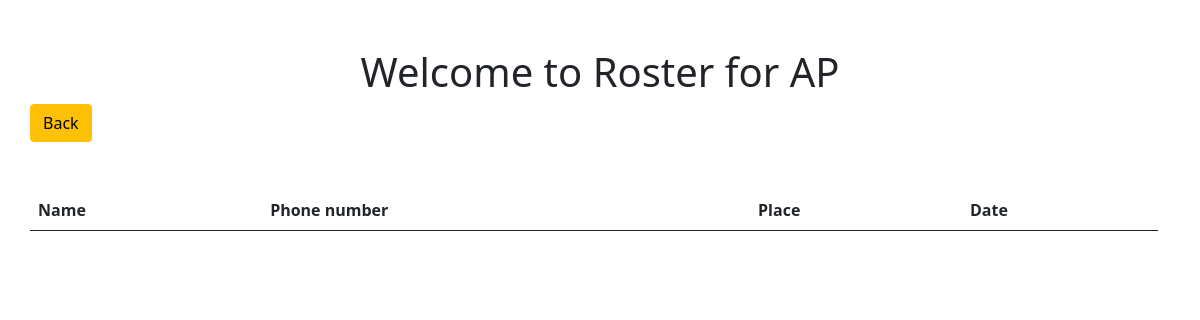
Before: /speakers/ with the older database file.
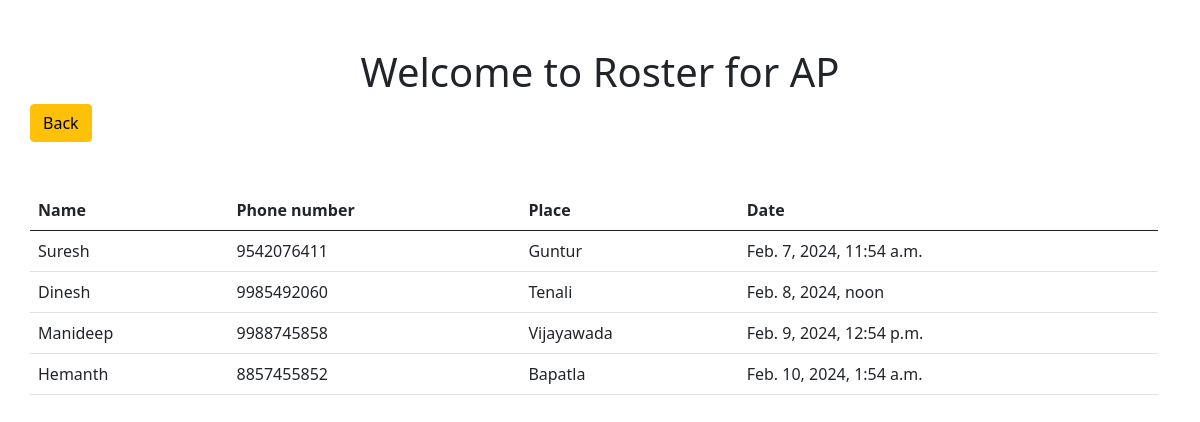
After: the same page with the newer database file.
### app/models.py (models this page shows, shortened)
class Speakers(models.Model):
    Name = models.CharField(max_length=100)
    Phonenumber = models.CharField(max_length=10)
    Place = models.CharField(max_length=100)
    a_Date = models.DateTimeField(default=datetime.now())

### app/views.py (the view)
# urls.py: path('speakers/', speakers, name='speakers'),
def speakers(request):
    oSpeakers = Speakers.objects.all()
    return render(request, 'uifiles/Speakers.html',{'oSpeakers':oSpeakers})

### templates/uifiles/Speakers.html (shortened to what this page needs)
{% load static %}
<!doctype html>
<html lang="en">
<head>
    <link href="https://cdn.jsdelivr.net/npm/bootstrap@5.0.2/dist/css/bootstrap.min.css" rel="stylesheet"
>
    <link rel="stylesheet" type="text/css" href="https://cdn.datatables.net/1.11.5/css/jquery.dataTables.css">
</head>
<body>
    <div class="spacker_section">
        <div class="container-fuild">
            <div class="row">
                <div class="col-lg-12 col-12 mt-5">
                    <h1 class="text-light text-center text-dark">Welcome to Roster for AP</h1>
                </div>
            </div>
        </div>
        <div class="container ps-0">
            <div class="row">
                <div class="back-btn d-flex justify-content-between">
                   <a class="btn btn-warning" href="/">Back</a>
                </div>
                <div class="column mt-5">
                    <div class="row">
                        <div class="col-12">
                            <table id="contact-table" class="table is-fullwidth is-striped">
                                <thead>
                                    <tr>
                                        <th>Name</th>
                                        <th>Phone number</th>
                                        <th>Place</th>
                                        <th>Date</th>
                                    </tr>
                                </thead>
                                <tbody id="table-body">
                                {% for items in oSpeakers %}
                                <tr>
                                    <td>{{items.Name}}</td>
                                    <td>{{items.Phonenumber}}</td>
                                    <td>{{items.Place}}</td>
                                    <td>{{items.a_Date}}</td>
                                </tr>
                                {% endfor %}
                                </tbody>
                            </table>
                        </div>
                    </div>
                </div>
            </div>
        </div>
    </div>
</body>
</html>

### templates/uifiles/Speakers.html (style rules this page uses)
body { overflow-x: hidden; }
.container { overflow-x: hidden; }

Changed rows visible on the page:
added Speakers: Name "Suresh", Phonenumber "9542076411", Place "Guntur", a_Date "Feb. 7, 2024, 11:54 a.m."
added Speakers: Name "Dinesh", Phonenumber "9985492060", Place "Tenali", a_Date "Feb. 8, 2024, noon"
added Speakers: Name "Manideep", Phonenumber "9988745858", Place "Vijayawada", a_Date "Feb. 9, 2024, 12:54 p.m."
added Speakers: Name "Hemanth", Phonenumber "8857455852", Place "Bapatla", a_Date "Feb. 10, 2024, 1:54 a.m."
